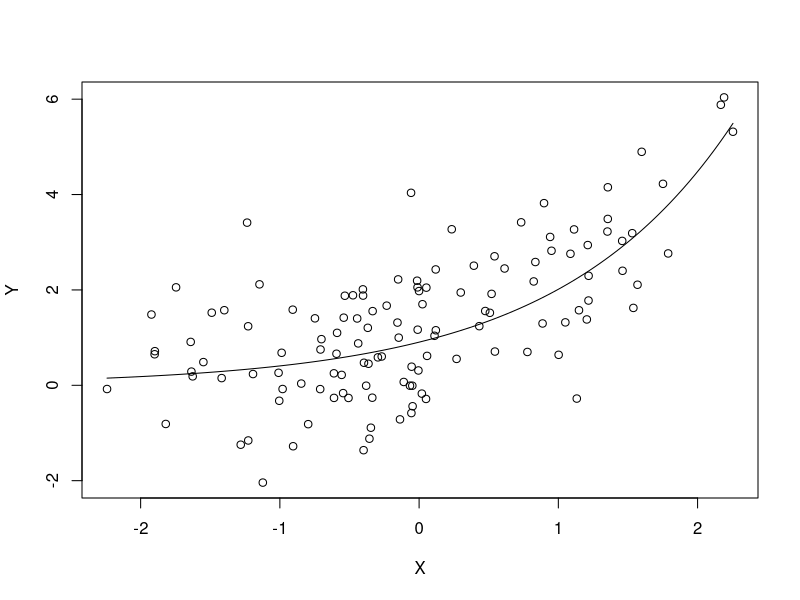
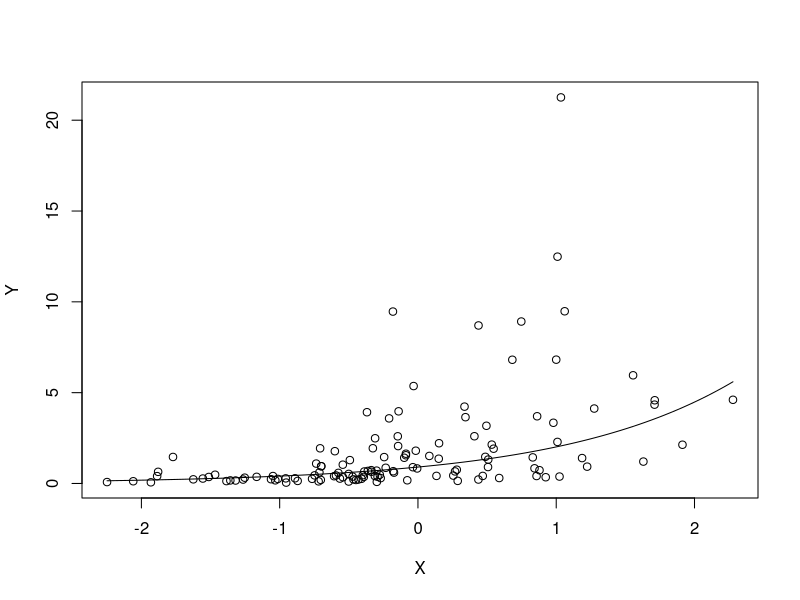
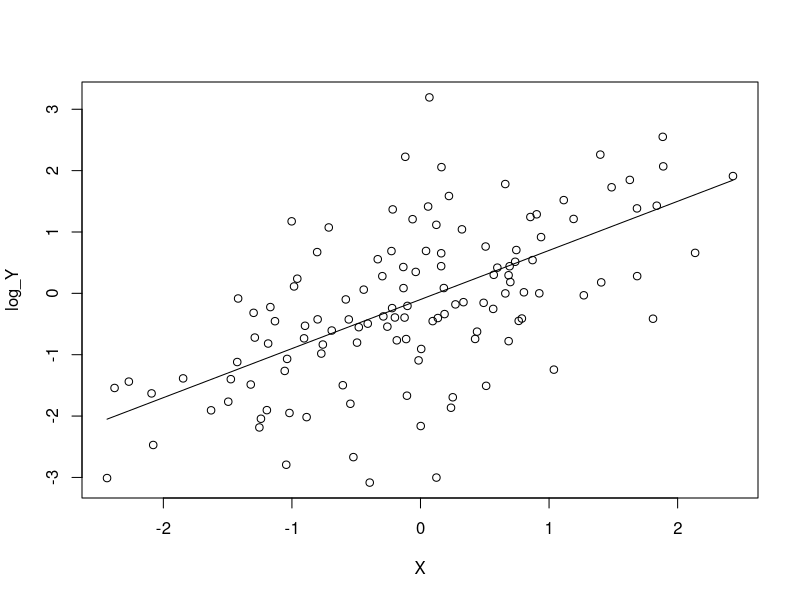
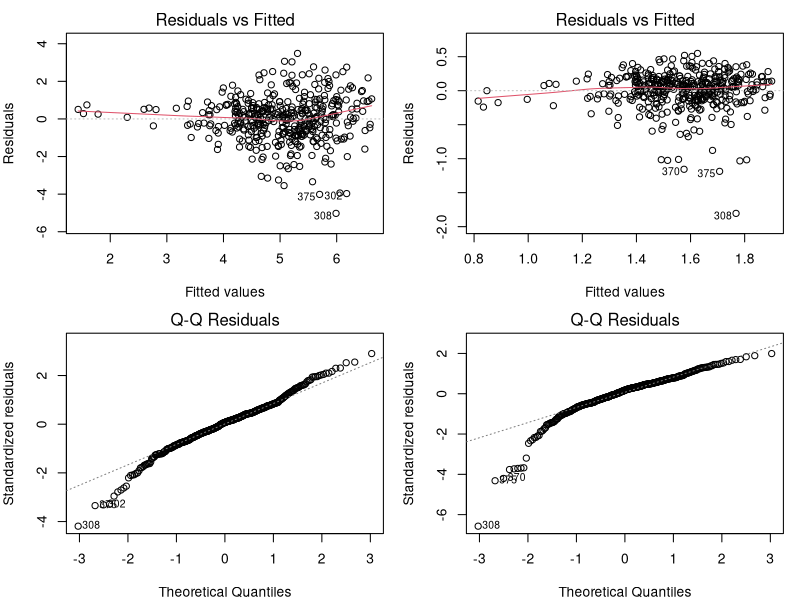
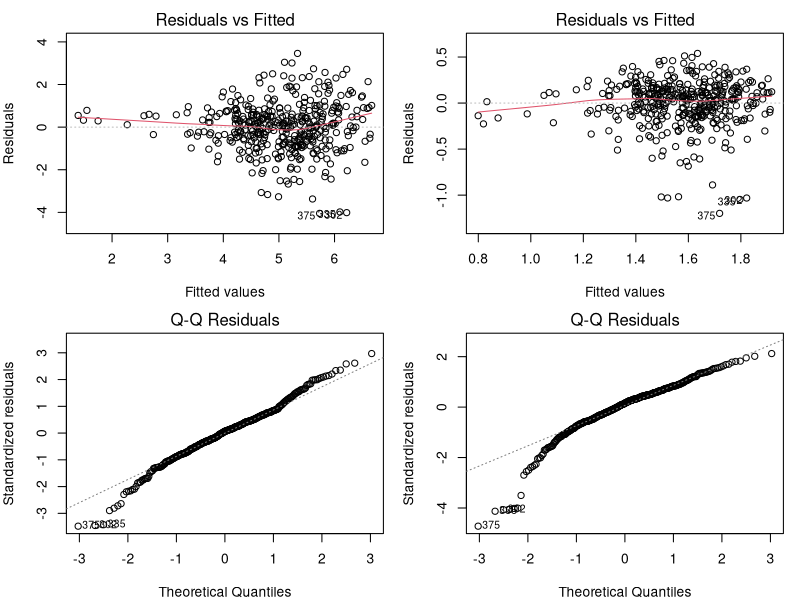

The R script that drew these images, in order: (Note: this script raises an error after producing the figures.)

rm(list = ls())

# Exponential relationship with normally distributed errors

X = rnorm(125, mean = 0, sd = 1)
B0 = -.1
B1 = .8
eps = rnorm(X, sd = 1)
Y <- exp(B0 + B1*X) + eps
plot(X,Y)
curve(exp(B0+B1*x), from = min(X), to = max(X), add = TRUE)

# Exponential relationship with exponentially distributed errors

X = rnorm(125, mean = 0, sd = 1)
B0 = -.1
B1 = .8
eps = rnorm(X, sd = 1)
Y <- exp(B0 + B1*X + eps)
plot(X,Y)
curve(exp(B0+B1*x), from = min(X), to = max(X), add = TRUE)

# Log transform to get linear relationship with normally distributed errors (same as previous)
X = rnorm(125, mean = 0, sd = 1)
B0 = -.1
B1 = .8
eps = rnorm(X, sd = 1)
log_Y <- B0 + B1*X + eps
plot(X,log_Y)
curve(B0+B1*x, from = min(X), to = max(X), add = TRUE)

#################################################################################

# When variance is nonnormal, can apply log transform to stabilize variance
# The trade-off is heavier tails on the QQ 
trees <- read.csv("./Datasets/Tree_Equity_Scores_Tucson_noNA.csv")
layout(matrix(1:4, 2, 2))
par(mar = c(4,4,2,1))
names(trees)
fit_trees <- lm(HeatSeverity ~ PCTTreeCover,
                data = trees)
fit_log <- lm(log(HeatSeverity) ~ PCTTreeCover,
              data = trees)
plot(fit_trees, 1:2)
plot(fit_log, 1:2) # the residuals look less heteroskedastic
                  # QQ looks worse now

# Take out outlier (outliers: 370, 375, 308)
trees[c(370, 375, 308), c("HeatSeverity", "PCTTreeCover", "RAWTotalPop", "PopDensity")] # remove 370, 308 for low pop
layout(matrix(1:4, 2, 2))
par(mar = c(4,4,2,1))
fit_trees <- lm(HeatSeverity ~ PCTTreeCover,
                data = trees[-c(370, 308),])
fit_log <- lm(log(HeatSeverity) ~ PCTTreeCover,
              data = trees[-c(370,308),])
plot(fit_trees, 1:2)
plot(fit_log, 1:2) # still doesn't help much with QQ plot

# Box-Cox transformation
library(MASS)
bc <- boxcox(fit_trees)
bc$x[which.max(bc$y)] # to choose value with maximum likelihood

fit_bc <- lm(HeatSeverity^0.79 ~ PCTTreeCover,
             data = trees[-c(370, 308)])
layout(matrix(1:4, 2, 2))
par(mar = c(4,4,2,1))
plot(fit_trees, 1:2)
plot(fit_bc, 1:2) # doesn't help much overall

dev.off()

# Methods shown in book not very helpful here, but we can also try using omitted variables, and weighted least squares
# It seems weighted least squares would be most helpful (weights errors differently)